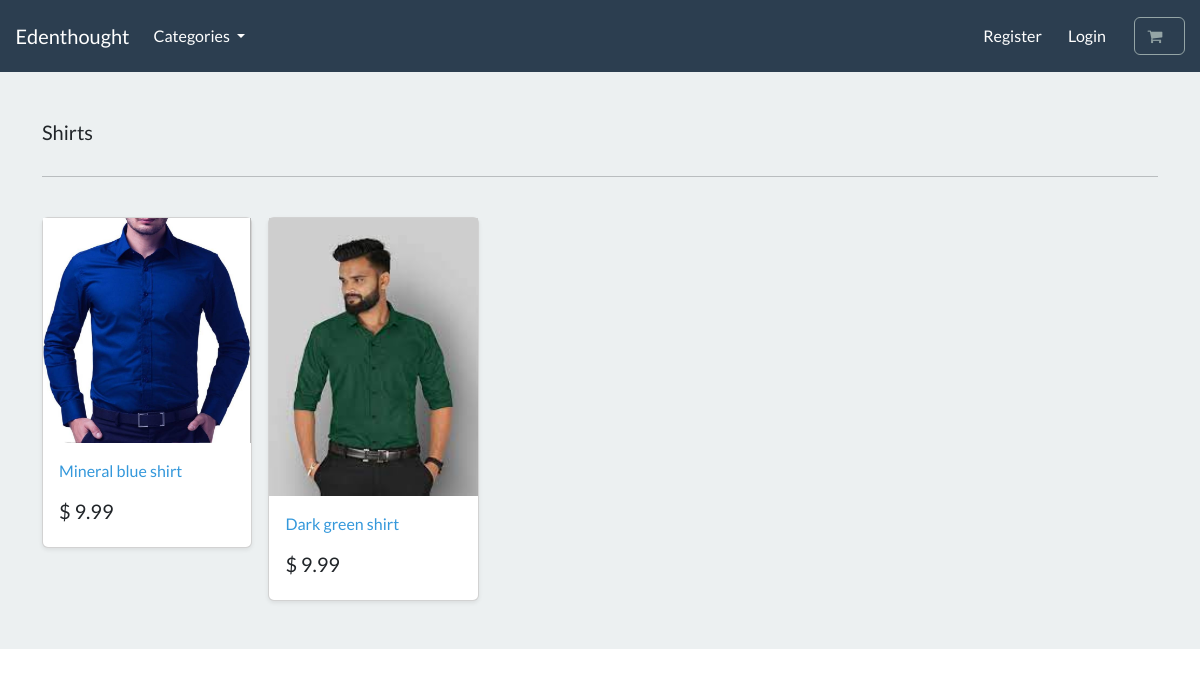
Page /search/shirts/ on the earlier database version.
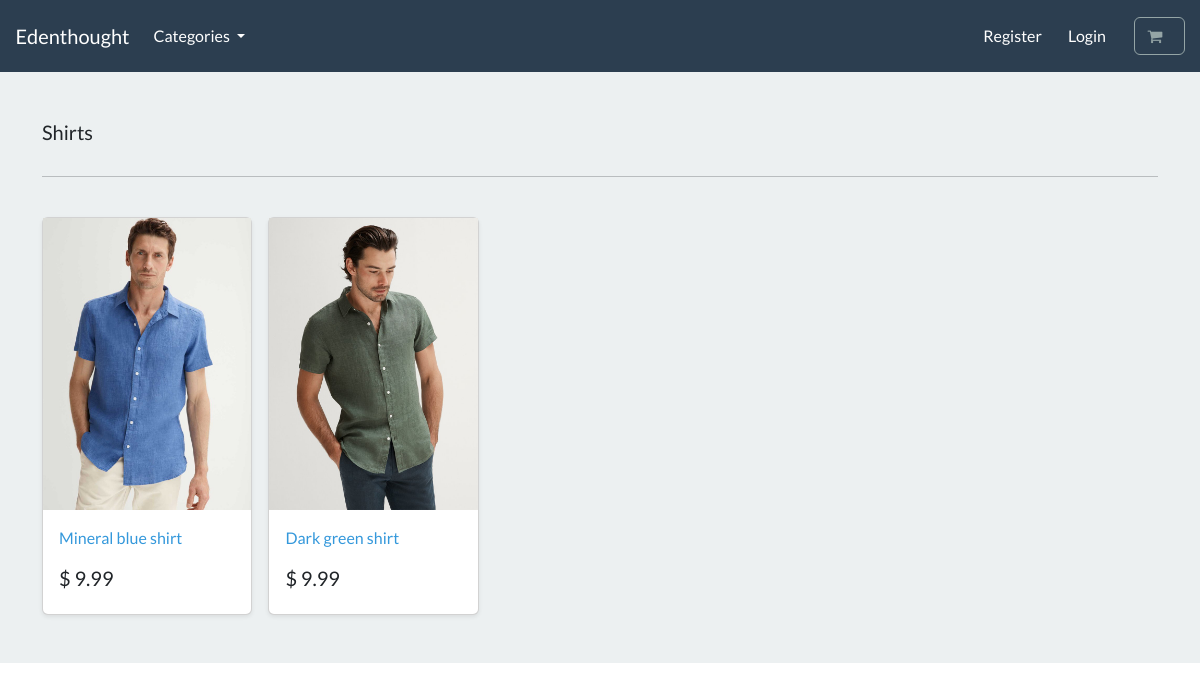
Same page on the later database version.
### store/models.py (models this page shows, shortened)
class Product(models.Model):
    category = models.ForeignKey(Category, related_name='product',on_delete=models.CASCADE, null=True)
    title=models.CharField(max_length=250)
    brand=models.CharField(max_length=250,default='un-branded')
    description= models.TextField(blank=True)#blank denotes an optional field
    slug=models.SlugField(max_length=255) # to make urls more user-friendly and readable and unique
    price=models.DecimalField(max_digits=5,decimal_places=2) #product price
    image = models.ImageField(upload_to='images/') #pillow installation required; upon uploading an image will create an image subfolder in media
    class Meta:
        verbose_name_plural = 'products' #django by default adds an s to category name
    def get_absolute_url(self):
        return reverse('product-info',args=[self.slug])

### store/views.py (the view)
# urls.py: path('search/<slug:category_slug>/', views.list_category, name='list-category'),  # referencing a slug variable
def list_category(request,category_slug=None ):    #(a view for individual category)
    category = get_object_or_404(Category,slug=category_slug)
    products = Product.objects.filter(category=category)  #defining the products and filtering them by category
    return render(request, 'store/list-category.html', {'category':category,'products':products})

### cart/cart.py (called while the page is built)
    def __len__(self):                                                                                #total length of products in a session
        return sum(item['qty'] for item in self.cart.values())                                        #total number of items in a shopping cart

### cart/context_processors.py (called while the page is built)
def cart(request):
    return {'cart':Cart(request)}

### store/models.py (called while the page is built)
    def get_absolute_url(self):
        return reverse('list-category',args=[self.slug])

### store/views.py (called while the page is built)
def categories(request):
    all_categories=Category.objects.all() #select all categories(shoes and shirts
    return {'all_categories': all_categories}

### store/templates/store/list-category.html
{% extends "./base.html" %}
{% load static %}
{% block content %}
<main>
  <div class="album py-5 bg-light">
    <div class="container">
      <div class="pb-3 h5"> {{ category.name| capfirst }} </div>
      <hr>
      <br>
      <div class="row row-cols-1 row-cols-sm-2 row-cols-md-5 g-3">
        {%  for product in products %}
        <div class="col">
          <div class="card shadow-sm">
          <img class="img-fluid" alt="Responsive image" src="{{product.image.url}}">
            <div class="card-body">
              <p class="card-text">
                <a class="text-info text-decoration-none" href="{{ product.get_absolute_url}}"> {{ product.title }} </a>
              </p>
              <div class="d-flex justify-content-between align-items-center">
                <h5> $ {{ product.price }} </h5>
              </div>
            </div>
          </div>
        </div>
{%endfor %}
      </div>
    </div>
  </div>
</main>
{% endblock %}

Differences in the rows shown:
changed Product "Mineral blue shirt": image: a different picture
changed Product "Dark green shirt": image: a different picture
